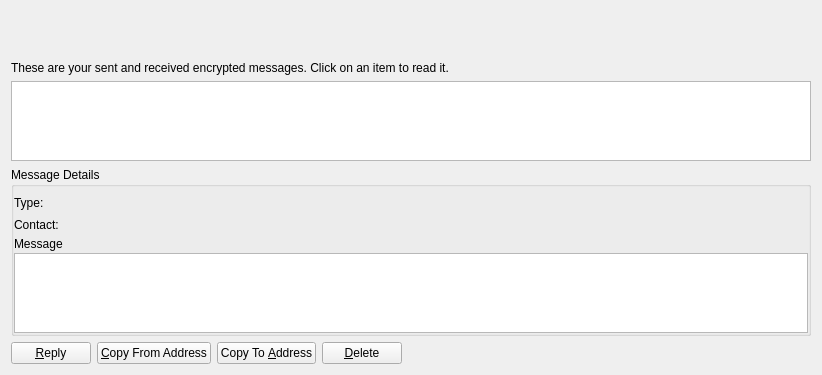
<?xml version="1.0" encoding="UTF-8"?>
<ui version="4.0">
 <class>MessagePage</class>
 <widget class="QWidget" name="MessagePage">
  <property name="geometry">
   <rect>
    <x>0</x>
    <y>0</y>
    <width>818</width>
    <height>375</height>
   </rect>
  </property>
  <property name="windowTitle">
   <string>Address Book</string>
  </property>
  <property name="styleSheet">
   <string notr="true"/>
  </property>
  <layout class="QVBoxLayout" name="verticalLayout_2">
   <item>
    <widget class="QFrame" name="verticalFrame">
     <property name="minimumSize">
      <size>
       <width>800</width>
       <height>44</height>
      </size>
     </property>
     <property name="maximumSize">
      <size>
       <width>800</width>
       <height>44</height>
      </size>
     </property>
     <property name="styleSheet">
      <string notr="true">background:transparent;sss</string>
     </property>
     <layout class="QVBoxLayout" name="verticalLayout_9"/>
    </widget>
   </item>
   <item>
    <widget class="QLabel" name="labelExplanation">
     <property name="styleSheet">
      <string notr="true"/>
     </property>
     <property name="text">
      <string>These are your sent and received encrypted messages. Click on an item to read it.</string>
     </property>
     <property name="textFormat">
      <enum>Qt::PlainText</enum>
     </property>
     <property name="wordWrap">
      <bool>true</bool>
     </property>
    </widget>
   </item>
   <item>
    <widget class="QTableView" name="tableView">
     <property name="contextMenuPolicy">
      <enum>Qt::CustomContextMenu</enum>
     </property>
     <property name="toolTip">
      <string>Click on a message to view it</string>
     </property>
     <property name="styleSheet">
      <string notr="true"/>
     </property>
     <property name="tabKeyNavigation">
      <bool>false</bool>
     </property>
     <property name="alternatingRowColors">
      <bool>true</bool>
     </property>
     <property name="selectionMode">
      <enum>QAbstractItemView::SingleSelection</enum>
     </property>
     <property name="selectionBehavior">
      <enum>QAbstractItemView::SelectRows</enum>
     </property>
     <property name="sortingEnabled">
      <bool>true</bool>
     </property>
     <attribute name="verticalHeaderVisible">
      <bool>false</bool>
     </attribute>
    </widget>
   </item>
   <item>
    <layout class="QVBoxLayout" name="verticalLayout">
     <item>
      <widget class="QGroupBox" name="messageDetails">
       <property name="styleSheet">
        <string notr="true"/>
       </property>
       <property name="title">
        <string>Message Details</string>
       </property>
       <layout class="QVBoxLayout" name="verticalLayout_4">
        <property name="spacing">
         <number>2</number>
        </property>
        <property name="leftMargin">
         <number>0</number>
        </property>
        <property name="topMargin">
         <number>6</number>
        </property>
        <property name="rightMargin">
         <number>0</number>
        </property>
        <property name="bottomMargin">
         <number>0</number>
        </property>
        <item>
         <layout class="QHBoxLayout" name="horizontalLayout_2">
          <item>
           <widget class="QLabel" name="labelType">
            <property name="styleSheet">
             <string notr="true"/>
            </property>
            <property name="text">
             <string>Type:</string>
            </property>
           </widget>
          </item>
          <item>
           <widget class="QLabel" name="typeLabel">
            <property name="text">
             <string/>
            </property>
           </widget>
          </item>
          <item>
           <spacer name="horizontalSpacer_2">
            <property name="orientation">
             <enum>Qt::Horizontal</enum>
            </property>
            <property name="sizeHint" stdset="0">
             <size>
              <width>40</width>
              <height>20</height>
             </size>
            </property>
           </spacer>
          </item>
         </layout>
        </item>
        <item>
         <layout class="QVBoxLayout" name="verticalLayout_3">
          <item>
           <layout class="QHBoxLayout" name="horizontalLayout_3">
            <item>
             <widget class="QLabel" name="labelContact">
              <property name="styleSheet">
               <string notr="true"/>
              </property>
              <property name="text">
               <string>Contact:</string>
              </property>
             </widget>
            </item>
            <item>
             <widget class="QLabel" name="contactLabel">
              <property name="text">
               <string/>
              </property>
             </widget>
            </item>
            <item>
             <spacer name="horizontalSpacer_3">
              <property name="orientation">
               <enum>Qt::Horizontal</enum>
              </property>
              <property name="sizeHint" stdset="0">
               <size>
                <width>40</width>
                <height>20</height>
               </size>
              </property>
             </spacer>
            </item>
           </layout>
          </item>
         </layout>
        </item>
        <item>
         <widget class="QLabel" name="messageLabel">
          <property name="styleSheet">
           <string notr="true"/>
          </property>
          <property name="text">
           <string>Message</string>
          </property>
         </widget>
        </item>
        <item>
         <widget class="QPlainTextEdit" name="message">
          <property name="readOnly">
           <bool>true</bool>
          </property>
         </widget>
        </item>
       </layout>
      </widget>
     </item>
     <item>
      <layout class="QHBoxLayout" name="horizontalLayout">
       <item>
        <widget class="QPushButton" name="replyButton">
         <property name="toolTip">
          <string>Sign a message to prove you own a CinniCoin address</string>
         </property>
         <property name="styleSheet">
          <string notr="true"/>
         </property>
         <property name="text">
          <string>&amp;Reply</string>
         </property>
         <property name="icon">
          <iconset resource="../bitcredit.qrc">
           <normaloff>:/icons/send</normaloff>:/icons/send</iconset>
         </property>
        </widget>
       </item>
       <item>
        <widget class="QPushButton" name="copyFromAddressButton">
         <property name="toolTip">
          <string>Copy the currently selected address to the system clipboard</string>
         </property>
         <property name="styleSheet">
          <string notr="true"/>
         </property>
         <property name="text">
          <string>&amp;Copy From Address</string>
         </property>
         <property name="icon">
          <iconset resource="../bitcredit.qrc">
           <normaloff>:/icons/editcopy</normaloff>:/icons/editcopy</iconset>
         </property>
        </widget>
       </item>
       <item>
        <widget class="QPushButton" name="copyToAddressButton">
         <property name="toolTip">
          <string>Copy the currently selected address to the system clipboard</string>
         </property>
         <property name="styleSheet">
          <string notr="true"/>
         </property>
         <property name="text">
          <string>Copy To &amp;Address</string>
         </property>
         <property name="icon">
          <iconset resource="../bitcredit.qrc">
           <normaloff>:/icons/editcopy</normaloff>:/icons/editcopy</iconset>
         </property>
        </widget>
       </item>
       <item>
        <widget class="QPushButton" name="deleteButton">
         <property name="toolTip">
          <string>Delete the currently selected address from the list</string>
         </property>
         <property name="styleSheet">
          <string notr="true"/>
         </property>
         <property name="text">
          <string>&amp;Delete</string>
         </property>
         <property name="icon">
          <iconset resource="../bitcredit.qrc">
           <normaloff>:/icons/remove</normaloff>:/icons/remove</iconset>
         </property>
        </widget>
       </item>
       <item>
        <spacer name="horizontalSpacer">
         <property name="orientation">
          <enum>Qt::Horizontal</enum>
         </property>
         <property name="sizeHint" stdset="0">
          <size>
           <width>40</width>
           <height>20</height>
          </size>
         </property>
        </spacer>
       </item>
      </layout>
     </item>
    </layout>
   </item>
  </layout>
 </widget>
 <resources>
  <include location="../bitcredit.qrc"/>
 </resources>
 <connections/>
</ui>
